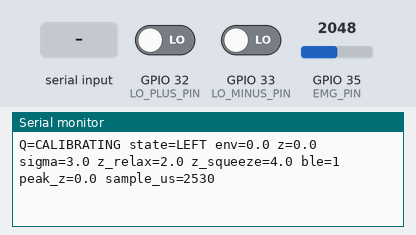
Simulated run of this sketch. Board: ESP32. On the bench: the last lines printed to the serial monitor. The inputs (shaded band) are chosen by the test bench; at power-on: GPIO 35 (EMG_PIN) = 2048, GPIO 32 (LO_PLUS_PIN) LOW, GPIO 33 (LO_MINUS_PIN) LOW (analog values on the 0–4095 scale). USB keyboard and mouse output is not drawn.

Above: at 1.2 s.
1.3 s: GPIO 35 (EMG_PIN) set to 2866
At 2.94 s:
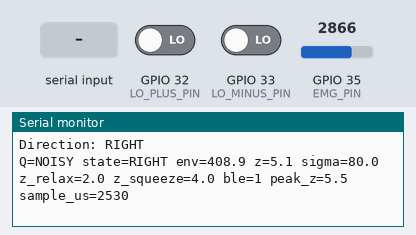
4.1 s: GPIO 32 (LO_PLUS_PIN) driven HIGH
At 4.44 s:
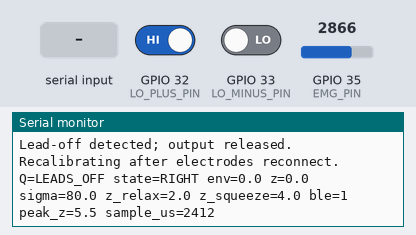
5.7 s: GPIO 32 (LO_PLUS_PIN) driven LOW
At 5.95 s:
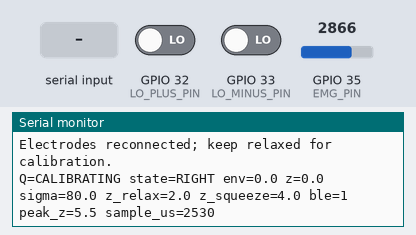
7.2 s: "c" received over Serial
At 9.97 s:
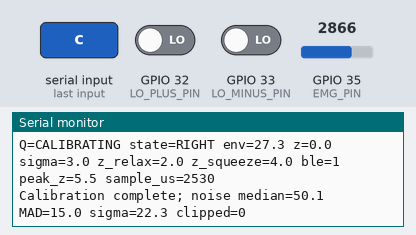
10.2 s: GPIO 33 (LO_MINUS_PIN) driven HIGH
At 10.46 s:
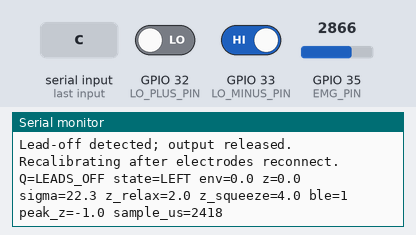
12.2 s: "C" received over Serial
At 12.46 s:
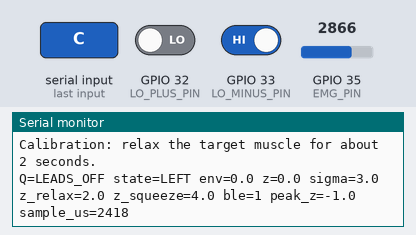
Timing chart, 0 to 14.7 s (numbered marks = the images above; inputs shaded):
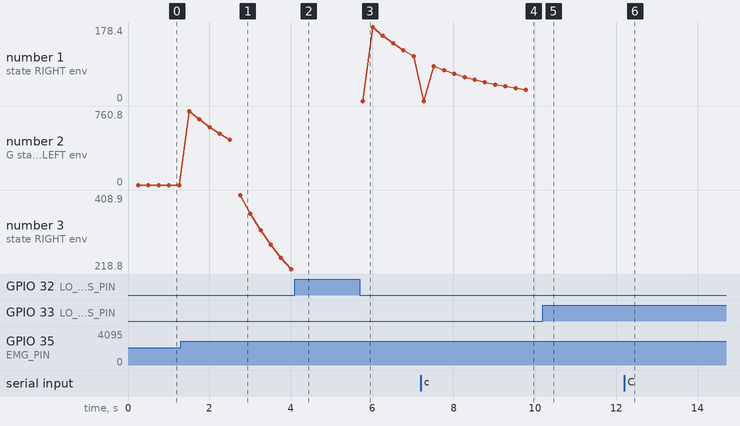

Measured:
- after the input at 1.3 s, the serial monitor: prints a new line after 0.20 s (image 1)
- after the input at 4.1 s, the serial monitor: prints a new line at once (image 2)
- after the input at 5.7 s, the serial monitor: prints a new line at once (image 3)
- after the input at 7.2 s, the serial monitor: prints a new line at once (image 4)
- after the input at 10.2 s, the serial monitor: prints a new line at once (image 5)
- after the input at 12.2 s, the serial monitor: prints a new line at once (image 6)
- plotted number 2: 0 → 463.3 after the input at 1.3 s

The sketch:

Controllerv2_dynamic_calibration.ino
```cpp
#include <BleKeyboard.h>
#include <math.h>

BleKeyboard bleKeyboard("BioConnect EMG", "BioConnect", 100);

#if defined(CONFIG_IDF_TARGET_ESP32S3) && CONFIG_IDF_TARGET_ESP32S3
constexpr uint8_t EMG_PIN = 4;       // ESP32-S3 ADC1-capable GPIO
constexpr uint8_t LO_PLUS_PIN = 5;
constexpr uint8_t LO_MINUS_PIN = 6;
#else
constexpr uint8_t EMG_PIN = 35;      // Original ESP32 ADC1 input-only GPIO
constexpr uint8_t LO_PLUS_PIN = 32;
constexpr uint8_t LO_MINUS_PIN = 33;
#endif

// Verify these pin choices against the exact board and wiring before flashing.
constexpr uint32_t SAMPLE_PERIOD_US = 2000;  // Target: 500 samples/second
constexpr uint8_t RMS_WINDOW = 32;           // 64 ms at 500 samples/second
constexpr uint8_t CALIBRATION_DECIMATION = 10;
constexpr uint8_t CALIBRATION_POINTS = 100;  // 2 seconds at 50 points/second
constexpr uint8_t IDLE_WINDOW = 21;          // 4.2 seconds at 5 updates/second
constexpr uint8_t CLIP_WINDOW = 50;

constexpr float DC_BASELINE_TAU_SECONDS = 2.0f;
constexpr float ENVELOPE_TAU_SECONDS = 0.03f;
constexpr float MIN_NOISE_SIGMA = 3.0f;       // ADC counts; prevents division by zero
constexpr float MAX_NOISE_SIGMA = 80.0f;      // Clamp: keeps z-scores reachable on noisy signals
constexpr float WARN_NOISE_SIGMA = 40.0f;     // Above this, log a warning only
constexpr float SQUEEZE_Z = 4.0f;            // z above this = squeezing -> RIGHT ('d')
constexpr float RELAX_Z = 2.0f;              // z below this = relaxed     -> LEFT  ('a')
constexpr uint32_t STATE_CONFIRM_MS = 40;
constexpr uint32_t STATE_HOLD_MS = 180;        // Minimum time a direction stays held
constexpr uint32_t STATE_RELEASE_CONFIRM_MS = 60;
constexpr uint32_t NOISE_UPDATE_MS = 200;
constexpr uint32_t STATUS_PRINT_MS = 250;
constexpr uint32_t PEAK_Z_WINDOW_MS = 2000;

float dcBaseline = 2048.0f;
float envelopeEma = 0.0f;
float rmsSquares[RMS_WINDOW] = {};
float rmsSquareSum = 0.0f;
uint8_t rmsIndex = 0;
uint8_t rmsCount = 0;

float calibrationValues[CALIBRATION_POINTS] = {};
float sortScratch[CALIBRATION_POINTS] = {};
uint8_t calibrationCount = 0;
uint8_t calibrationDecimator = 0;
uint8_t calibrationClipCount = 0;
bool calibrated = false;

float idleValues[IDLE_WINDOW] = {};
float idleScratch[IDLE_WINDOW] = {};
uint8_t idleCount = 0;
uint8_t idleNext = 0;
float noiseMedian = 0.0f;
float noiseMad = 0.0f;
float calibratedSigma = 0.0f;

uint8_t clipFlags[CLIP_WINDOW] = {};
uint8_t clipIndex = 0;
uint8_t clipCount = 0;

uint32_t lastSampleUs = 0;
uint32_t lastNoiseUpdateMs = 0;
uint32_t lastStatusMs = 0;
uint32_t lastSampleIntervalUs = SAMPLE_PERIOD_US;
uint32_t samplesSinceStart = 0;
uint32_t peakZSinceMs = 0;
float peakZ = 0.0f;

bool wasConnected = false;
bool wasLeadOff = false;

enum class InputState : uint8_t { Left, Right };
InputState currentState = InputState::Left;
InputState candidateState = InputState::Left;
uint32_t candidateSinceMs = 0;
uint32_t stateEnteredMs = 0;

float medianOf(float *values, uint8_t count) {
  if (count == 0) return 0.0f;

  for (uint8_t i = 0; i < count; ++i) {
    float value = values[i];
    int8_t j = static_cast<int8_t>(i) - 1;
    while (j >= 0 && values[j] > value) {
      values[j + 1] = values[j];
      --j;
    }
    values[j + 1] = value;
  }

  if ((count & 1U) != 0U) return values[count / 2];
  return (values[count / 2 - 1] + values[count / 2]) * 0.5f;
}

void resetSignalWindow() {
  for (uint8_t i = 0; i < RMS_WINDOW; ++i) rmsSquares[i] = 0.0f;
  for (uint8_t i = 0; i < CLIP_WINDOW; ++i) clipFlags[i] = 0;
  rmsSquareSum = 0.0f;
  rmsIndex = 0;
  rmsCount = 0;
  clipIndex = 0;
  clipCount = 0;
  envelopeEma = 0.0f;
}

void releaseKeys() {
  if (bleKeyboard.isConnected()) bleKeyboard.releaseAll();
  candidateState = currentState;
}

void beginCalibration() {
  releaseKeys();
  resetSignalWindow();
  calibrationCount = 0;
  calibrationDecimator = 0;
  calibrationClipCount = 0;
  idleCount = 0;
  idleNext = 0;
  noiseMedian = 0.0f;
  noiseMad = 0.0f;
  calibratedSigma = 0.0f;
  calibrated = false;
  Serial.println("Calibration: relax the target muscle for about 2 seconds.");
}

float noiseSigma() {
  const float robustSigma = 1.4826f * noiseMad;
  const float floorSigma = calibratedSigma > MIN_NOISE_SIGMA ? calibratedSigma
                                                             : MIN_NOISE_SIGMA;
  const float sigma = robustSigma > floorSigma ? robustSigma : floorSigma;
  return sigma > MAX_NOISE_SIGMA ? MAX_NOISE_SIGMA : sigma;
}

float zScore(float envelope) {
  return (envelope - noiseMedian) / noiseSigma();
}

void updateNoiseModel() {
  for (uint8_t i = 0; i < idleCount; ++i) idleScratch[i] = idleValues[i];
  noiseMedian = medianOf(idleScratch, idleCount);

  for (uint8_t i = 0; i < idleCount; ++i) {
    idleScratch[i] = fabsf(idleValues[i] - noiseMedian);
  }
  noiseMad = medianOf(idleScratch, idleCount);
}

void finishCalibration() {
  for (uint8_t i = 0; i < calibrationCount; ++i) {
    sortScratch[i] = calibrationValues[i];
  }
  noiseMedian = medianOf(sortScratch, calibrationCount);

  for (uint8_t i = 0; i < calibrationCount; ++i) {
    sortScratch[i] = fabsf(calibrationValues[i] - noiseMedian);
  }
  noiseMad = medianOf(sortScratch, calibrationCount);
  calibratedSigma = noiseSigma();
  if (calibratedSigma > WARN_NOISE_SIGMA) {
    Serial.println("Warning: high noise. Keep arm still, tighten electrodes, send 'c' to recalibrate.");
  }

  const uint8_t seedCount = calibrationCount < IDLE_WINDOW
                                ? calibrationCount
                                : IDLE_WINDOW;
  for (uint8_t i = 0; i < seedCount; ++i) idleValues[i] = calibrationValues[i];
  idleCount = seedCount;
  idleNext = seedCount % IDLE_WINDOW;
  calibrated = true;
  currentState = InputState::Left;
  candidateState = InputState::Left;
  stateEnteredMs = millis();
  if (bleKeyboard.isConnected()) bleKeyboard.press('a');

  Serial.print("Calibration complete; noise median=");
  Serial.print(noiseMedian, 1);
  Serial.print(" MAD=");
  Serial.print(noiseMad, 1);
  Serial.print(" sigma=");
  Serial.print(noiseSigma(), 1);
  Serial.print(" clipped=");
  Serial.println(calibrationClipCount);
}

void addIdleObservation(float envelope) {
  idleValues[idleNext] = envelope;
  idleNext = (idleNext + 1) % IDLE_WINDOW;
  if (idleCount < IDLE_WINDOW) ++idleCount;
  updateNoiseModel();
}

bool leadOff() {
  return digitalRead(LO_PLUS_PIN) == HIGH || digitalRead(LO_MINUS_PIN) == HIGH;
}

bool signalClipped() {
  return clipCount >= 3;
}

InputState desiredStateFor(float z) {
  if (currentState == InputState::Right) {
    if (z <= RELAX_Z) return InputState::Left;
    return InputState::Right;
  }
  if (z >= SQUEEZE_Z) return InputState::Right;
  return InputState::Left;
}

const char *stateName(InputState state) {
  return state == InputState::Right ? "RIGHT" : "LEFT";
}

void applyState(InputState nextState) {
  if (nextState == currentState) return;

  if (bleKeyboard.isConnected()) bleKeyboard.releaseAll();
  currentState = nextState;
  candidateState = nextState;
  stateEnteredMs = millis();

  bleKeyboard.press(currentState == InputState::Right ? 'd' : 'a');

  Serial.print("Direction: ");
  Serial.println(stateName(currentState));
}

void updateState(InputState desired, uint32_t nowMs) {
  if (desired == currentState) {
    candidateState = currentState;
    candidateSinceMs = nowMs;
    return;
  }

  if (desired != candidateState) {
    candidateState = desired;
    candidateSinceMs = nowMs;
    return;
  }

  const bool returningLeft = desired == InputState::Left;
  const uint32_t confirmMs =
      returningLeft ? STATE_RELEASE_CONFIRM_MS : STATE_CONFIRM_MS;
  if (nowMs - candidateSinceMs < confirmMs) return;

  if (currentState == InputState::Right && nowMs - stateEnteredMs < STATE_HOLD_MS) {
    candidateSinceMs = nowMs;
    return;
  }

  applyState(candidateState);
}

void pollSerialCommands() {
  while (Serial.available() > 0) {
    const char command = static_cast<char>(Serial.read());
    if (command == 'c' || command == 'C') beginCalibration();
  }
}

void printStatus(uint32_t nowMs, float envelope, float z, bool isLeadOff,
                 bool clipped) {
  if (nowMs - lastStatusMs < STATUS_PRINT_MS) return;
  lastStatusMs = nowMs;

  const char *quality = "READY";
  if (isLeadOff) quality = "LEADS_OFF";
  else if (clipped) quality = "CLIPPED";
  else if (!calibrated) quality = "CALIBRATING";
  else if (!bleKeyboard.isConnected()) quality = "NO_BLE";
  else if (noiseSigma() >= MAX_NOISE_SIGMA) quality = "NOISY";
  else if (noiseSigma() > WARN_NOISE_SIGMA) quality = "NOISY?";

  Serial.print("Q=");
  Serial.print(quality);
  Serial.print(" state=");
  Serial.print(stateName(currentState));
  Serial.print(" env=");
  Serial.print(envelope, 1);
  Serial.print(" z=");
  Serial.print(z, 1);
  Serial.print(" sigma=");
  Serial.print(noiseSigma(), 1);
  Serial.print(" z_relax=");
  Serial.print(RELAX_Z, 1);
  Serial.print(" z_squeeze=");
  Serial.print(SQUEEZE_Z, 1);
  Serial.print(" ble=");
  Serial.print(bleKeyboard.isConnected() ? 1 : 0);
  Serial.print(" peak_z=");
  Serial.print(peakZ, 1);
  Serial.print(" sample_us=");
  Serial.println(lastSampleIntervalUs);
}

void setup() {
  Serial.begin(115200);
  pinMode(LO_PLUS_PIN, INPUT);
  pinMode(LO_MINUS_PIN, INPUT);
  pinMode(EMG_PIN, INPUT);

  analogReadResolution(12);
  analogSetPinAttenuation(EMG_PIN, ADC_11db);

  bleKeyboard.begin();
  lastSampleUs = micros();
  beginCalibration();
  Serial.println("BLE keyboard 'BioConnect EMG' started. Pair it on the host or no keys will be sent.");
}

void loop() {
  pollSerialCommands();

  const uint32_t nowUs = micros();
  const uint32_t elapsedUs = nowUs - lastSampleUs;
  if (elapsedUs < SAMPLE_PERIOD_US) {
    delayMicroseconds(100);
    return;
  }
  lastSampleUs = nowUs;
  lastSampleIntervalUs = elapsedUs;
  ++samplesSinceStart;

  const uint32_t nowMs = millis();
  const bool isLeadOff = leadOff();
  const bool connected = bleKeyboard.isConnected();

  if (connected && !wasConnected) {
    bleKeyboard.releaseAll();
    stateEnteredMs = 0;
    candidateState = currentState;
    Serial.print("BLE connected. Current direction: ");
    Serial.println(stateName(currentState));
  }
  if (wasConnected && !connected) {
    Serial.println("BLE host disconnected; no keys will be sent until 'BioConnect EMG' is re-paired.");
  }
  wasConnected = connected;

  if (isLeadOff) {
    if (!wasLeadOff) {
      releaseKeys();
      resetSignalWindow();
      calibrationCount = 0;
      calibrationDecimator = 0;
      calibrationClipCount = 0;
      calibrated = false;
      Serial.println("Lead-off detected; output released. Recalibrating after electrodes reconnect.");
    }
    wasLeadOff = true;
    printStatus(nowMs, envelopeEma, 0.0f, true, false);
    return;
  }

  if (wasLeadOff) {
    resetSignalWindow();
    calibrationCount = 0;
    calibrationDecimator = 0;
    calibrationClipCount = 0;
    calibrated = false;
    wasLeadOff = false;
    Serial.println("Electrodes reconnected; keep relaxed for calibration.");
  }

  const int raw = analogRead(EMG_PIN);
  const bool atRail = raw <= 8 || raw >= 4087;
  clipCount -= clipFlags[clipIndex];
  clipFlags[clipIndex] = atRail ? 1 : 0;
  clipCount += clipFlags[clipIndex];
  clipIndex = (clipIndex + 1) % CLIP_WINDOW;

  if (atRail) {
    if (!calibrated && calibrationClipCount < 255) ++calibrationClipCount;
    releaseKeys();
    printStatus(nowMs, envelopeEma, 0.0f, false, signalClipped());
    return;
  }

  const float dtSeconds = static_cast<float>(elapsedUs) / 1000000.0f;
  const float dcAlpha = dtSeconds / (DC_BASELINE_TAU_SECONDS + dtSeconds);
  dcBaseline += dcAlpha * (static_cast<float>(raw) - dcBaseline);
  const float centered = static_cast<float>(raw) - dcBaseline;
  const float square = centered * centered;

  rmsSquareSum -= rmsSquares[rmsIndex];
  rmsSquares[rmsIndex] = square;
  rmsSquareSum += square;
  rmsIndex = (rmsIndex + 1) % RMS_WINDOW;
  if (rmsCount < RMS_WINDOW) ++rmsCount;

  if (rmsCount < RMS_WINDOW) {
    printStatus(nowMs, envelopeEma, 0.0f, false, signalClipped());
    return;
  }

  const float rmsEnvelope = sqrtf(rmsSquareSum / RMS_WINDOW);
  const float envelopeAlpha = dtSeconds / (ENVELOPE_TAU_SECONDS + dtSeconds);
  envelopeEma += envelopeAlpha * (rmsEnvelope - envelopeEma);

  if (!calibrated) {
    ++calibrationDecimator;
    if (calibrationDecimator >= CALIBRATION_DECIMATION) {
      calibrationDecimator = 0;
      calibrationValues[calibrationCount++] = envelopeEma;
      if (calibrationCount >= CALIBRATION_POINTS) finishCalibration();
    }
    printStatus(nowMs, envelopeEma, 0.0f, false, signalClipped());
    return;
  }

  const float z = zScore(envelopeEma);

  if (nowMs - peakZSinceMs >= PEAK_Z_WINDOW_MS) {
    peakZSinceMs = nowMs;
    peakZ = z;
  } else if (z > peakZ) {
    peakZ = z;
  }

  if (!signalClipped() && currentState == InputState::Left &&
      z < RELAX_Z && nowMs - lastNoiseUpdateMs >= NOISE_UPDATE_MS) {
    addIdleObservation(envelopeEma);
    lastNoiseUpdateMs = nowMs;
  }

  if (!connected) {
    currentState = InputState::Left;
    candidateState = InputState::Left;
  } else if (signalClipped()) {
    releaseKeys();
  } else {
    updateState(desiredStateFor(z), nowMs);
  }

  printStatus(nowMs, envelopeEma, z, false, signalClipped());
}
```
